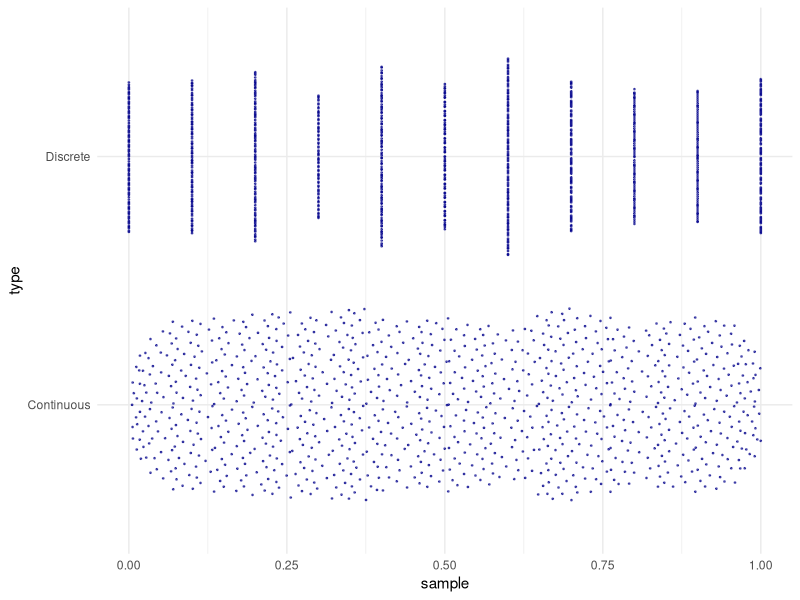
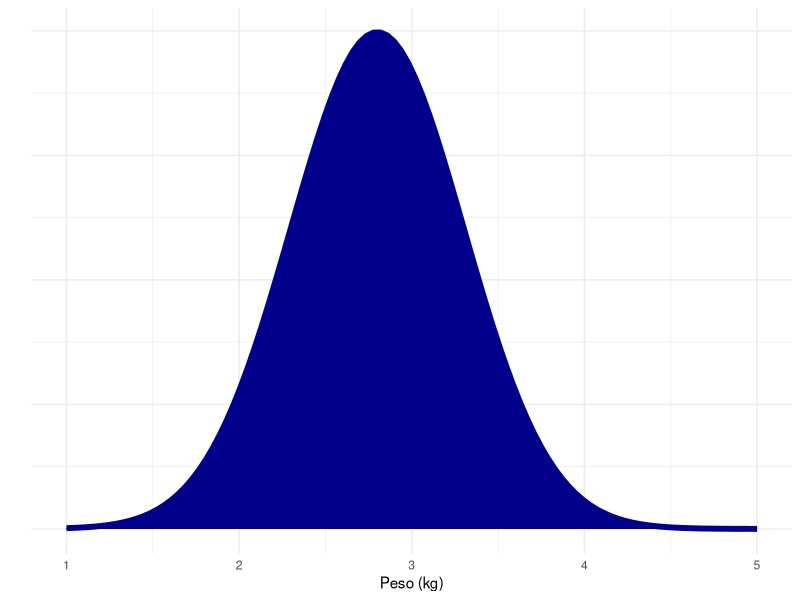
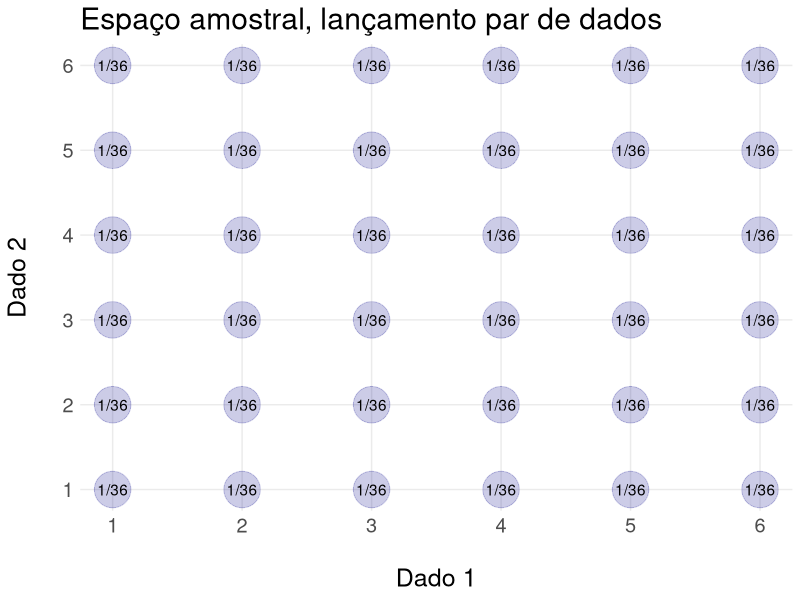
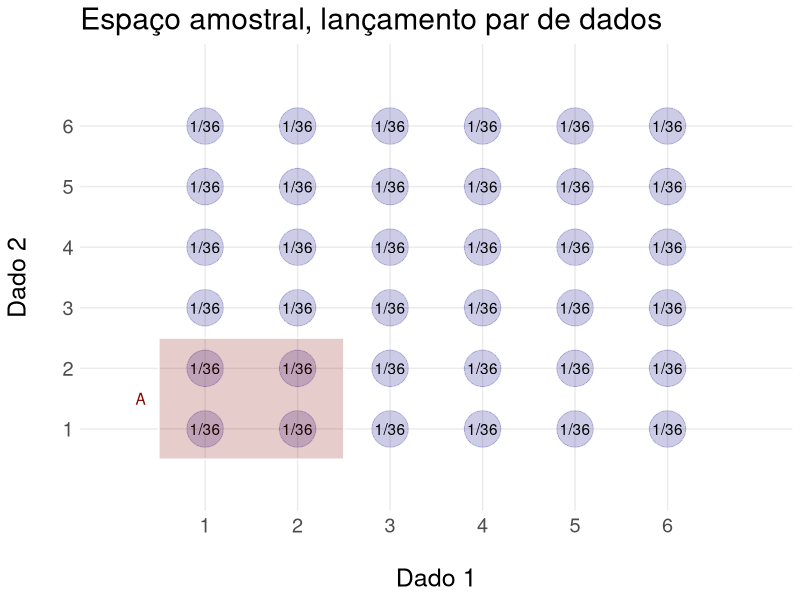
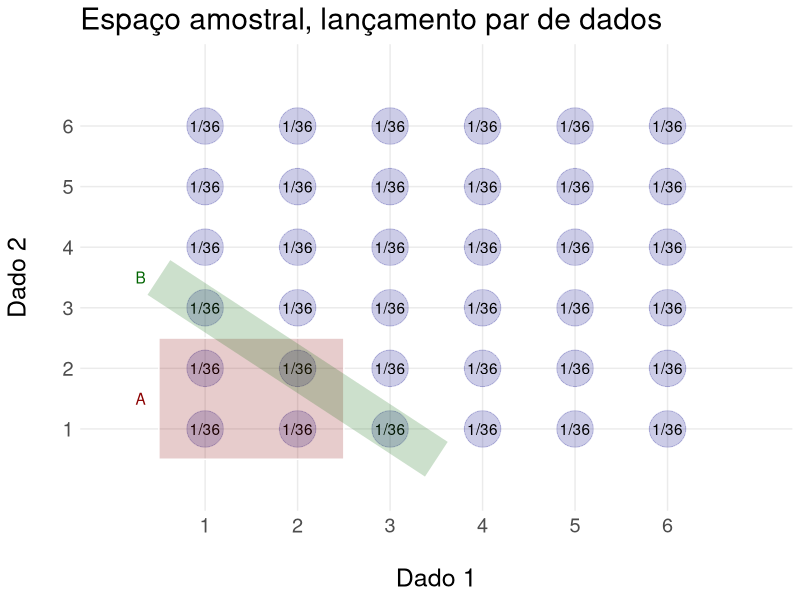
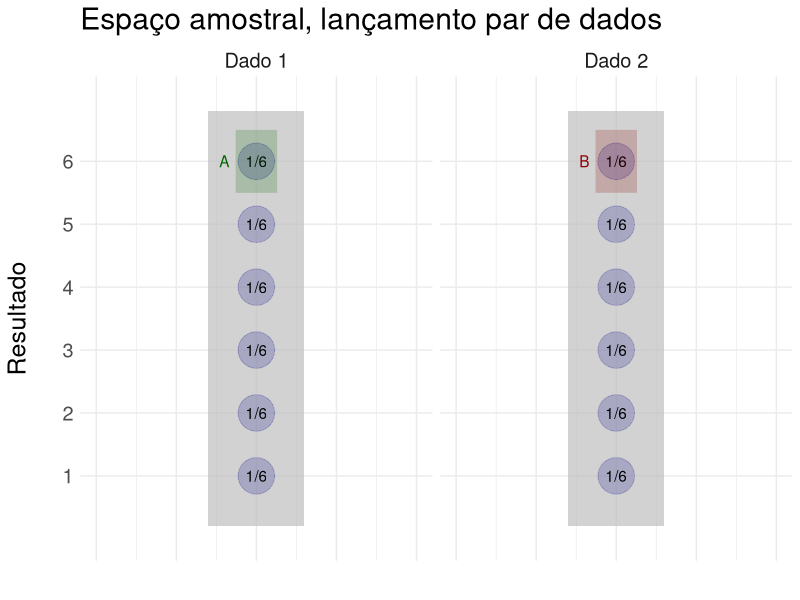

Write R code to recreate these figures, in order.
## ---- chunk 1

library(tidyverse)
library(ggbeeswarm)
library(ggforce)

## ---- chunk 2
 
knitr::opts_chunk$set(echo = TRUE, message = FALSE, warning = FALSE )
## ---- chunk 3

remissivo <<- tibble(palavra = "####")

slide_atual <<- 1

a_r <- function(palavra_add){
    remissivo <<- remissivo %>% 
        bind_rows(tibble(palavra = palavra_add, slide = slide_atual))

    str_glue("**{palavra_add}**")
    
}


escreve_remissivo <- function(){
    
    remissivo_final <- remissivo %>% 
        slice(2:nrow(remissivo)) %>% 
        mutate(
            linha = row_number(),
            link = str_glue("[{palavra}](#({slide}))\n\n")
        ) %>% 
        arrange(palavra)
        
    str_flatten(remissivo_final$link, "\n\n")

}



## ---- chunk 4

samples <- tibble(
  sample = runif(n = 1000, min = 0, max = 1 ),
  type = "Continuous" 
) %>% 
  bind_rows(
    tibble(
      sample = sample(x = seq(0, by = 0.1, to = 1 ), size = 1000, replace = TRUE ),
      type = "Discrete" 
    )
  )


ggplot(samples) +
  geom_quasirandom(
    aes(
      x = sample,
      y = type,
    ),
    color = "darkblue",
    size = 0.3,
    alpha = 0.6,
    groupOnX =  FALSE
  ) +
  theme_minimal()



## ---- chunk 5

quantis <- seq(1, 5, length.out = 100 )

densidades <- dnorm(x =  quantis, mean = 2.8, sd = 0.5)

ggplot(
  
) +
  geom_area(
    aes(
      x = quantis,
      y = densidades
    ),
    size = 2,
    color = "darkblue",
    fill = "darkblue"
  ) +
  theme_minimal() +
  labs(
    x = "Peso (kg)",
    y = ""
  ) +
  theme(
    axis.text.y =  element_blank()
  )


## ---- chunk 6

desfecho_par_dados <- tibble(
  dado_1 = 1L:6L
) %>% 
  crossing(
    tibble(
      dado_2 = 1L:6L
    )    
  )


espaco <- ggplot(desfecho_par_dados) +
  geom_point(
    aes(
      x = dado_1,
      y = dado_2
    ),
    size = 12,
    shape = 21,
    color = "darkblue",
    fill = "darkblue",
    alpha = 0.2
  ) +
  geom_text(
    aes(
      x = dado_1,
      y = dado_2,
      label = "1/36"
    )
  ) +
  scale_x_continuous(
    breaks = 1:6,
    minor_breaks = NULL
  ) +
  scale_y_continuous(
    breaks = 1:6,
    minor_breaks = NULL
  ) +
  theme_minimal() +
  theme(
    text = element_text(size = 18)
  ) + 
  labs(
    x = "\nDado 1",
    y = "Dado 2\n"
  ) +
  ggtitle(
    "Espaço amostral, lançamento par de dados"
  )


espaco


## ---- chunk 7


grafico_a <- ggplot(desfecho_par_dados) +
  geom_point(
    aes(
      x = dado_1,
      y = dado_2
    ),
    size = 12,
    shape = 21,
    color = "darkblue",
    fill = "darkblue",
    alpha = 0.2
  ) +
  geom_text(
    aes(
      x = dado_1,
      y = dado_2,
      label = "1/36"
    )
  ) +
  scale_x_continuous(
    breaks = 1:6,
    minor_breaks = NULL,
    limits = c(0,7)
  ) +
  scale_y_continuous(
    breaks = 1:6,
    minor_breaks = NULL,
    limits = c(0,7)
  ) +
  theme_minimal() +
  theme(
    text = element_text(size = 18)
  ) + 
  labs(
    x = "\nDado 1",
    y = "Dado 2\n"
  ) +
  ggtitle(
    "Espaço amostral, lançamento par de dados"
  ) + 
  annotate(
    "rect",
    xmin = 0.5,
    xmax = 2.5,
    ymin = 0.5,
    ymax = 2.5,
    color = "white",
    fill = "darkred",
    alpha = 0.2
  ) +
  annotate(
    x = 0.3,
    y = 1.5,
    geom = "text",
    label = "A",
    color = "darkred"
  )

grafico_a

## ---- chunk 8


grafico_a_b <- grafico_a +
  annotate(
    geom = "segment",
    x = 3.5,
    y = 0.5,
    xend = 0.5,
    yend = 3.5,
    color = "darkgreen",
    size = 14,
    alpha = 0.2
  ) +
  annotate(
    x = 0.3,
    y = 3.5,
    geom = "text",
    label = "B",
    color = "darkgreen"
  )

grafico_a_b


## ---- chunk 9

espaço_amostral_independentes = tibble(resultado = 1:6 ) %>% 
  crossing(
    dado = c("Dado 1", "Dado 2")
  )


grafico_independentes <- ggplot(espaço_amostral_independentes) +
  geom_rect(
    data = tibble(
      xmin = 0.7,
      ymin = 0.2,
      ymax = 6.8,
      xmax = 1.3,
      dado = c("Dado 2", "Dado 1")
    ),
    aes(
      xmin = xmin,
      ymin = ymin,
      xmax = xmax,
      ymax = ymax,
    ),
    fill = "gray",
    size = 14,
    alpha = 0.7
  ) + 
  geom_point(
    aes(
      x = 1,
      y = resultado
    ),
    size = 12,
    shape = 21,
    color = "darkblue",
    fill = "darkblue",
    alpha = 0.2
  ) +
  geom_text(
    aes(
      x = 1,
      y = resultado,
      label = "1/6"
    )
  ) +
  scale_y_continuous(
    breaks = 1:6,
    minor_breaks = NULL,
    limits = c(0,7)
  ) +
  scale_x_continuous(
    limits = c(0,2)
  ) +
  theme_minimal() +
  theme(
    text = element_text(size = 18)
  ) + 
  ggtitle(
    "Espaço amostral, lançamento par de dados"
  ) + 
  geom_segment(
    data = tibble(
      x = 1,
      y = 5.5,
      xend = 1,
      yend = 6.5,
      dado = "Dado 1"
    ),
    aes(
      x = x,
      xend = xend,
      y = y,
      yend = yend
    ),
    color = "darkgreen",
    size = 14,
    alpha = 0.2
  ) + 
  geom_segment(
    data = tibble(
      x = 1,
      y = 5.5,
      xend = 1,
      yend = 6.5,
      dado = "Dado 2"
    ),
    aes(
      x = x,
      xend = xend,
      y = y,
      yend = yend
    ),
    color = "darkred",
    size = 14,
    alpha = 0.2
  ) + 
  facet_wrap(
    ~dado
  ) +
  theme(
    axis.text.x = element_blank()
  ) +
  labs(
    x = "",
    y = "Resultado\n"
  ) +
  geom_text(
    data = tibble(
      x = 0.8,
      y = 6,
      dado = "Dado 1"
    ),
    aes(
      x = x,
      y = y
    ),
    color = "darkgreen",
    label = "A"
  ) + 
  geom_text(
    data = tibble(
      x = 0.8,
      y = 6,
      dado = "Dado 2"
    ),
    aes(
      x = x,
      y = y
    ),
    color = "darkred",
    label = "B"
  ) + 
  facet_wrap(
    ~dado
  ) +
  theme(
    axis.text.x = element_blank()
  ) +
  labs(
    x = "",
    y = "Resultado\n"
  ) 
  


grafico_independentes

## ---- chunk 10

sum((1:6)*(1/6))

## ---- chunk 11



